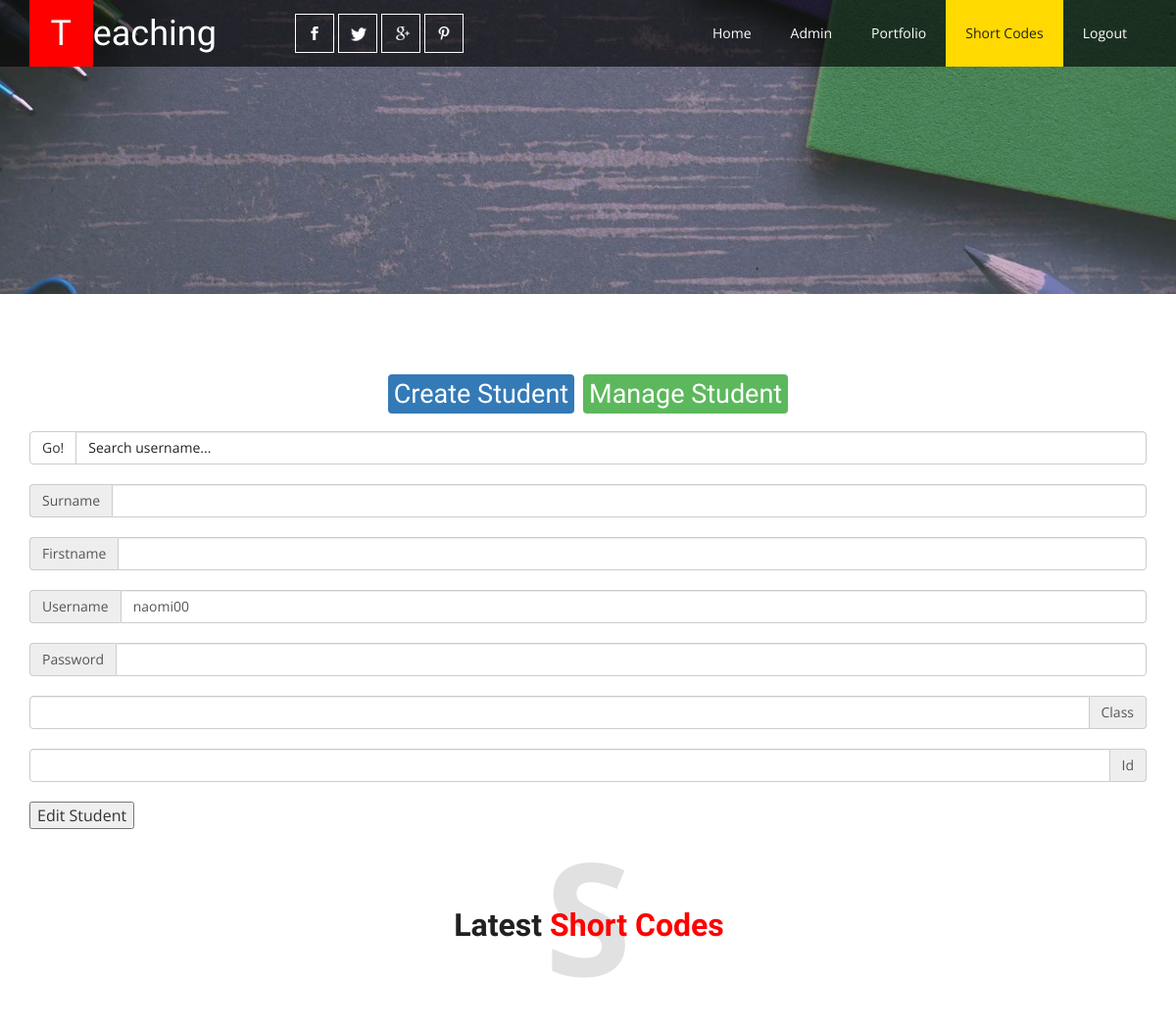
The app's page /edit_student.php?passkey=naomi00 (signed in, upper part), older data.
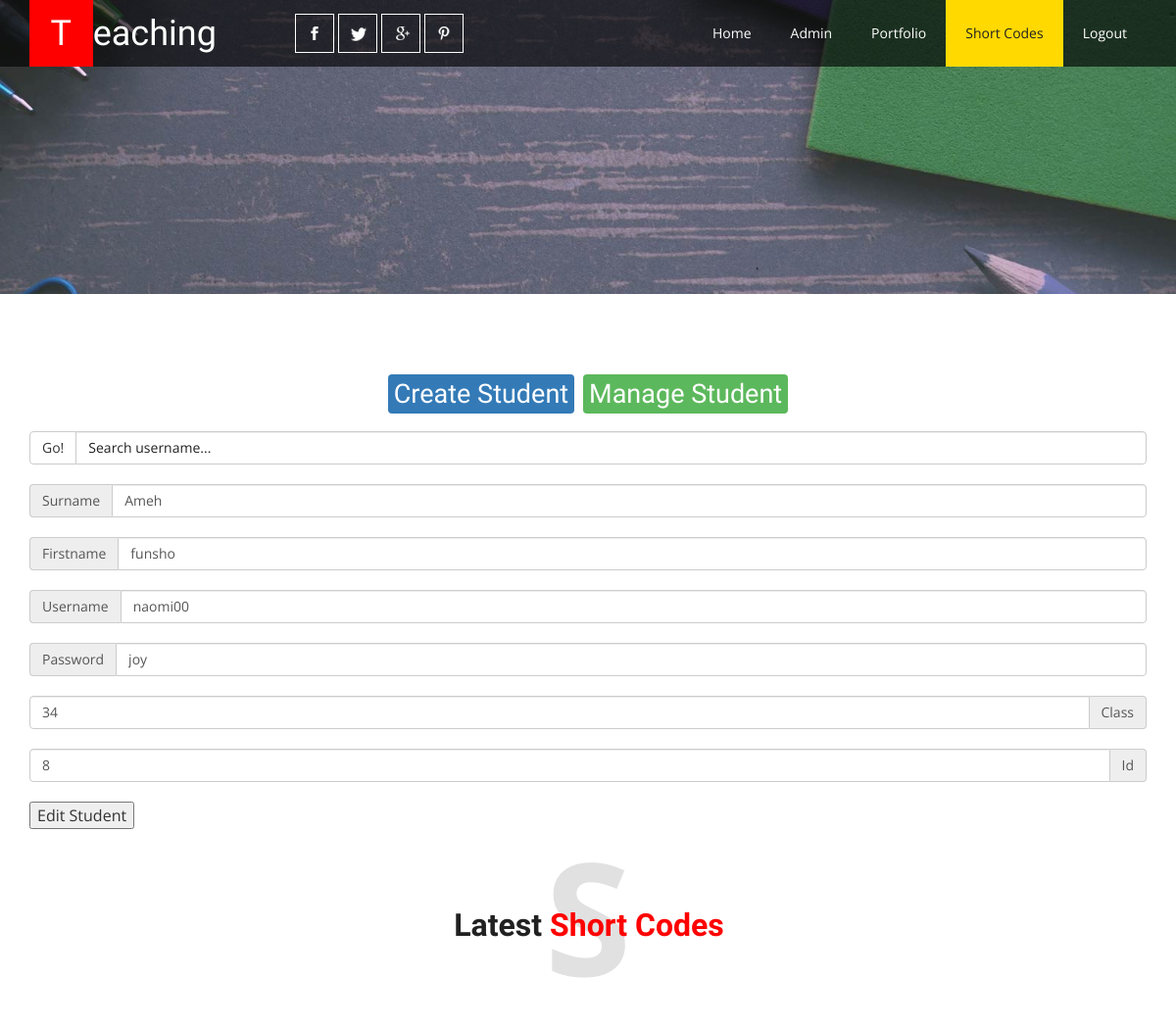
The same page, newer data.
### tables this page shows
CREATE TABLE `student` (
  `s_id` int(11) NOT NULL,
  `surname` text NOT NULL,
  `fname` text NOT NULL,
  `username` text NOT NULL,
  `s_pwd` varchar(40) NOT NULL,
  `dateregister` date DEFAULT NULL,
  `date_last_visit` date DEFAULT NULL,
  `class_id` int(11) NOT NULL
);

### edit_student.php (the view, shortened to what this page needs)
<?php require("includes/credentials.php") ?>
<?php
   if(isset($_GET["passkey"])){
   	$search = $_GET["passkey"];
   	$query = "SELECT*FROM student WHERE username = '{$search}'";
   	$result = mysqli_query($connection, $query);
   	$result_set = mysqli_fetch_array($result);
   	$sname = $result_set['surname'];
   	$fname = $result_set['fname'];
   	$ppword = $result_set['s_pwd'];
   	$class = $result_set['class_id'];
   	$sid = $result_set['s_id'];
      }
?>
<!DOCTYPE html>
<html>
<head>
<link href="css/bootstrap.css" rel="stylesheet" type="text/css" media="all" />
<link href="css/style.css" rel="stylesheet" type="text/css" media="all" />
</head>
<body>
	<div class="banner1">
		<div class="header">
			<div class="container">
				<nav class="navbar navbar-default">
					<div class="navbar-header navbar-left">
						<h1><a class="navbar-brand" href="index.html"><span>T</span>eaching</a></h1>
					</div>
					<div class="collapse navbar-collapse navbar-right" id="bs-example-navbar-collapse-1">
						<nav class="menu menu--shylock">
							<div class="agileinfo_social_icons">
								<ul class="agileinfo_social_icons1">
									<li><a href="#" class="facebook"></a></li>
									<li><a href="#" class="twitter"></a></li>
									<li><a href="#" class="google"></a></li>
									<li><a href="#" class="pinterest"></a></li>
								</ul>
							</div>
							<ul class="nav navbar-nav">
								<li><a href="index.html" class="hvr-bounce-to-bottom">Home</a></li>
								<li><a href="dashboard.php" class="hvr-bounce-to-bottom">Admin</a></li>
								<li><a href="portfolio.html" class="hvr-bounce-to-bottom">Portfolio</a></li>
								<li class="active"><a href="short-codes.html">Short Codes</a></li>
								<li><a href="logout.php" class="hvr-bounce-to-bottom">Logout</a></li>
							</ul>
						</nav>
					</div>
				</nav>
			</div>
		</div>
	</div>
	<div class="typo">
		<div class="container">
                 <h1 style="text-align: center;margin-bottom: 20px;">
					<a href="nav_student.php"><span class="label label-primary">Create Student</span></a>
					<a href="edit_student.php"><span class="label label-success">Manage Student</span></a>
				</h1>
                  <form>
                   <div class="input-group">
						<span class="input-group-btn">
							<input type="submit" value="Go!" class="btn btn-default" >Go!</input>
						</span>
						<input type="text" class="form-control" value="" name="passkey" placeholder="Search username...">
					</div>
                    </form>
			<form action="edit_student.php"  method="POST">
			<div class="input-group">
				<span class="input-group-addon" id="basic-addon1">Surname</span>
				<input type="text" class="form-control" name="sname"
				value="<?php if(isset($sname)){echo $sname;} ?>"
				 aria-describedby="basic-addon1">
			</div>
			<div class="input-group">
				<span class="input-group-addon" id="basic-addon1">Firstname</span>
				<input type="text" class="form-control" name="fname"
				value="<?php if(isset($fname)){echo $fname;}?>"
				 aria-describedby="basic-addon1">
			</div>
			<div class="input-group">
				<span class="input-group-addon" id="basic-addon1">Username</span>
				<input type="text" class="form-control" name="usrname"
				value="<?php if(isset($search)){echo $search;}?>"
				 aria-describedby="basic-addon1">
			</div>
			<div class="input-group">
				<span class="input-group-addon" id="basic-addon1">Password</span>
				<input type="text" class="form-control" name="ppword"
				value="<?php if(isset($ppword)){echo $ppword;} ?>"
				 aria-describedby="basic-addon1">
			</div>
			<div class="input-group">
				<input type="text" class="form-control" name="class"
				value="<?php if(isset($class)){echo $class;} ?>"
				 aria-describedby="basic-addon2">
				<span class="input-group-addon" id="basic-addon2">Class</span>
			</div>
			<div class="input-group">
				<input type="text" class="form-control" name="sid"
				value="<?php if(isset($sid)){echo $sid;} ?>"
				 aria-describedby="basic-addon2">
				<span class="input-group-addon" id="basic-addon2">Id</span>
			</div>
			<input type="submit" name="submit" value="Edit Student">
			</form>
			<h3 class="head head1">S<span>Latest <i>Short Codes</i></span></h3>
		</div>
	</div>
</body>
</html>

### css/style.css (style rules this page uses)
html, body { font-size: 100%; font-family: 'Open Sans', sans-serif; background:#ffffff; margin: 0; }
p,ul li { margin:0; font-size:14px; }
h1,h2,h3,h4,h5,h6 { font-family: 'Capriola', sans-serif; margin:0; }
ul,label { margin:0; padding:0; }
input[type="submit"],input[type="reset"],.agileits_mail_grid_lft_grid1 ul li a,.agileinfo_services_grid1 h4,.w3agile_footer_copy p a,.agileinfo_social_icons1 li a,ul.w3_address li a, .agileinfo_footer_grid_nav li a { transition: .5s ease-in; -webkit-transition: .5s ease-in; -moz-transition: .5s ease-in; -o-transition: .5s ease-in; -ms-transition: .5s ease-in; }
.banner1 { background:url(../images/banner.jpg) no-repeat 0px 0px; background-size:cover; -webkit-background-size:cover; -moz-background-size:cover; -o-background-size:cover; -ms-background-size:cover; min-height:300px; position:relative; }
.header { background: rgba(0, 0, 0, 0.63); }
.navbar { margin-bottom: 0; border: none; }
.navbar-brand { height: 68px; padding:0; font-size: 1em; line-height: 35px; }
.navbar-default { background: none; border: none; }
.navbar-default .navbar-brand,.navbar-default .navbar-brand:hover, .navbar-default .navbar-brand:focus { color: #fff; }
.navbar-brand span { padding: .46em .6em; background:#FF0000; display: inline-block; }
.navbar-nav { float: right; margin: 0; }
.navbar-collapse { padding: 0; box-shadow: none; }
.navbar-right { float: none !important; margin-right: 0; }
.agileinfo_social_icons { float: left; margin: 0.9em 0 0 5em; }
.agileinfo_social_icons1 li { display:inline-block; }
.agileinfo_social_icons1 li a { width:40px; height:40px; border:1px solid #fff; }
.agileinfo_social_icons1 li a.facebook { background:url(../images/img-sp.png) no-repeat 5px 5px; display:block; }
.agileinfo_social_icons1 li a.twitter { background:url(../images/img-sp.png) no-repeat -42px 4px; display:block; }
.agileinfo_social_icons1 li a.google { background:url(../images/img-sp.png) no-repeat -93px 5px; display:block; }
.agileinfo_social_icons1 li a.pinterest { background:url(../images/img-sp.png) no-repeat -141px 4px; display:block; }
.navbar-nav > li > a { padding: 24px 20px; }
.navbar-default .navbar-nav > li > a { color: #fff; }
.navbar-default .navbar-nav > .active > a, .navbar-default .navbar-nav > .active > a:hover, .navbar-default .navbar-nav > .active > a:focus { color: #212121; background-color: #FFD900; }
.hvr-bounce-to-bottom { display: inline-block; vertical-align: middle; -webkit-transform: translateZ(0); transform: translateZ(0); box-shadow: 0 0 1px rgba(0, 0, 0, 0); -webkit-backface-visibility: hidden; backface-visibility: hidden; -moz-osx-font-smoothing: grayscale; position: relative; -webkit-transition-property: color; transition-property: color; -webkit-transition-duration: 0.5s; transition-duration: 0.5s; }
.hvr-bounce-to-bottom:before { content: ""; position: absolute; z-index: -1; top: 0; left: 0; right: 0; bottom: 0; background:#FFD900; -webkit-transform: scaleY(0); transform: scaleY(0); -webkit-transform-origin: 50% 0; transform-origin: 50% 0; -webkit-transition-property: transform; transition-property: transform; -webkit-transition-duration: 0.5s; transition-duration: 0.5s; -webkit-transition-timing-function: ease-out; transition-timing-function: ease-out; }
.banner-bottom,.testimonials,.services,.portfolio,.typo,.mail { padding:5em 0; }
.head { font-size: 10em; font-weight: bold; color: #E1E1E1; position: relative; text-align: center; font-family: 'Open Sans', sans-serif; }
.head span { position: absolute; left: 26%; top: 46%; color: #212121; font-size: .2em; text-transform: capitalize; font-family: 'Capriola', sans-serif; }
.head1 span { left: 38% !important; }
.head span i { font-style: normal; color: #FF0000; }
.label { font-weight: 300 !important; border-radius:4px; }
.label { font-weight: 300 !important; }
.label { padding: 4px 6px; border: none; text-shadow: none; }
.input-group { margin-bottom: 20px; }

Row changes from the older to the newer data that the page shows:
added student: sname "Ameh", fname "funsho", ppword "joy", class "34", sid "8"
